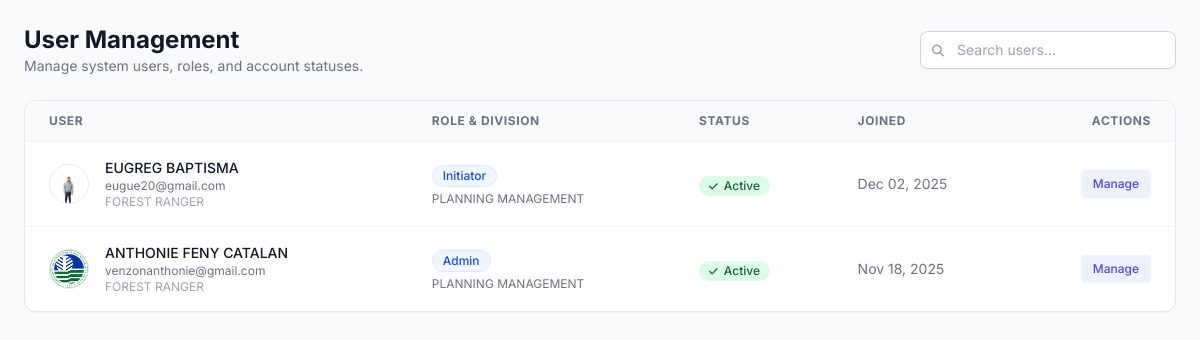
The page /admin_users.php (signed in) on the database its author committed.
### tables this page shows
CREATE TABLE `users` (
  `user_id` int(11) NOT NULL,
  `email` varchar(255) NOT NULL,
  `password_hash` varchar(255) NOT NULL,
  `first_name` varchar(100) NOT NULL,
  `middle_name` varchar(100) DEFAULT NULL,
  `last_name` varchar(100) NOT NULL,
  `suffix` varchar(20) DEFAULT NULL,
  `position` varchar(100) DEFAULT NULL,
  `designation` varchar(100) DEFAULT NULL,
  `division` varchar(100) DEFAULT NULL,
  `sex` enum('Male','Female','Other','Prefer not to say') DEFAULT NULL,
  `contact_number` varchar(50) DEFAULT NULL,
  `role` enum('Initiator','Section Chief','Division Chief','ARD','RED','Records Office','Admin') NOT NULL DEFAULT 'Initiator',
  `status` enum('pending','active','disabled') NOT NULL DEFAULT 'pending',
  `verification_token` varchar(255) DEFAULT NULL,
  `token_expiry` datetime DEFAULT NULL,
  `reset_token` varchar(255) DEFAULT NULL,
  `reset_token_expiry` datetime DEFAULT NULL,
  `created_at` timestamp NOT NULL DEFAULT current_timestamp(),
  `otos_userlink` int(11) NOT NULL,
  `profile_picture_path` varchar(255) DEFAULT NULL
);

### admin_users.php (the view, shortened to what this page needs)
<?php
require_once 'db.php';
$search = isset($_GET['search']) ? trim($_GET['search']) : '';
$users = [];
$sql = "SELECT user_id, first_name, last_name, email, role, status, division, position, created_at, profile_picture_path
        FROM users WHERE 1=1";
$sql .= " ORDER BY created_at DESC";
$stmt = $conn->prepare($sql);
$stmt->execute();
$result = $stmt->get_result();
while ($row = $result->fetch_assoc()) {
    $users[] = $row;
}
?>
<!DOCTYPE html>
<html lang="en">
<head>
    <script src="https://cdn.tailwindcss.com"></script>
    <link rel="stylesheet" href="https://cdnjs.cloudflare.com/ajax/libs/font-awesome/6.4.0/css/all.min.css">
</head>
<body class="text-gray-800 p-6">
    <div class="flex flex-col sm:flex-row sm:items-center sm:justify-between mb-6 gap-4">
        <div>
            <h1 class="text-2xl font-bold text-gray-900">User Management</h1>
            <p class="text-sm text-gray-500">Manage system users, roles, and account statuses.</p>
        </div>
        <div class="flex items-center gap-2">
            <form action="" method="GET" class="relative">
                <input type="text" name="search" value="<?php echo htmlspecialchars($search); ?>"
                       placeholder="Search users..."
                       class="pl-9 pr-4 py-2 border border-gray-300 rounded-lg text-sm focus:ring-indigo-500 focus:border-indigo-500 w-64 shadow-sm">
                <i class="fas fa-search absolute left-3 top-3 text-gray-400 text-xs"></i>
            </form>
        </div>
    </div>
    <div class="bg-white rounded-xl shadow-sm border border-gray-200 overflow-hidden">
        <div class="overflow-x-auto">
            <table class="w-full text-left border-collapse">
                <thead>
                    <tr class="bg-gray-50 border-b border-gray-100 text-xs font-semibold text-gray-500 uppercase tracking-wider">
                        <th class="px-6 py-3">User</th>
                        <th class="px-6 py-3">Role & Division</th>
                        <th class="px-6 py-3">Status</th>
                        <th class="px-6 py-3">Joined</th>
                        <th class="px-6 py-3 text-right">Actions</th>
                    </tr>
                </thead>
                <tbody class="divide-y divide-gray-100">
                    <?php if (count($users) > 0): ?>
                        <?php foreach ($users as $u): ?>
                            <tr class="hover:bg-gray-50 transition-colors">
                                <td class="px-6 py-4">
                                    <div class="flex items-center">
                                        <?php if (!empty($u['profile_picture_path']) && file_exists($u['profile_picture_path'])): ?>
                                            <img class="h-10 w-10 rounded-full object-cover border border-gray-200" src="<?php echo htmlspecialchars($u['profile_picture_path']); ?>" alt="">
                                        <?php else: ?>
                                            <div class="h-10 w-10 rounded-full bg-indigo-100 text-indigo-600 flex items-center justify-center font-bold text-sm">
                                                <?php echo get_initials($u['first_name'], $u['last_name']); ?>
                                            </div>
                                        <?php endif; ?>
                                        <div class="ml-4">
                                            <div class="text-sm font-medium text-gray-900"><?php echo htmlspecialchars($u['first_name'] . ' ' . $u['last_name']); ?></div>
                                            <div class="text-xs text-gray-500"><?php echo htmlspecialchars($u['email']); ?></div>
                                            <div class="text-xs text-gray-400"><?php echo htmlspecialchars($u['position']); ?></div>
                                        </div>
                                    </div>
                                </td>
                                <td class="px-6 py-4">
                                    <span class="inline-flex items-center px-2.5 py-0.5 rounded-full text-xs font-medium bg-blue-50 text-blue-700 border border-blue-100 mb-1">
                                        <?php echo htmlspecialchars($u['role']); ?>
                                    </span>
                                    <div class="text-xs text-gray-500"><?php echo htmlspecialchars($u['division']); ?></div>
                                </td>
                                <td class="px-6 py-4">
                                    <?php
                                        $statusClass = 'status-' . strtolower($u['status']);
                                        $statusIcon = match($u['status']) {
                                            'active' => 'fa-check',
                                            'pending' => 'fa-clock',
                                            'disabled' => 'fa-ban',
                                            default => 'fa-circle'
                                        };
                                    ?>
                                    <span class="inline-flex items-center gap-1.5 px-2.5 py-0.5 rounded-full text-xs font-medium <?php echo $statusClass; ?>">
                                        <i class="fas <?php echo $statusIcon; ?> text-[10px]"></i>
                                        <?php echo ucfirst(htmlspecialchars($u['status'])); ?>
                                    </span>
                                </td>
                                <td class="px-6 py-4 text-sm text-gray-500">
                                    <?php echo date('M d, Y', strtotime($u['created_at'])); ?>
                                </td>
                                <td class="px-6 py-4 text-right">
                                    <button onclick='openEditModal(<?php echo json_encode($u); ?>)' class="text-indigo-600 hover:text-indigo-900 font-medium text-xs bg-indigo-50 hover:bg-indigo-100 px-3 py-1.5 rounded transition-colors">
                                        Manage
                                    </button>
                                </td>
                            </tr>
                        <?php endforeach; ?>
                    <?php endif; ?>
                </tbody>
            </table>
        </div>
        </div>
</body>
</html>

### admin_users.php (style rules this page uses)
body { font-family: 'Inter', sans-serif; background-color: #f9fafb; }
.status-active { background-color: #dcfce7; color: #166534; }

### rows shown on the page
users: profile_picture_path (picture), first_name+last_name "EUGREG BAPTISMA", email "eugue20@gmail.com", position "FOREST RANGER", role "Initiator", division "PLANNING MANAGEMENT", status "Active", created_at "Dec 02, 2025"
users: profile_picture_path (picture), first_name+last_name "ANTHONIE FENY CATALAN", email "venzonanthonie@gmail.com", position "FOREST RANGER", role "Admin", division "PLANNING MANAGEMENT", status "Active", created_at "Nov 18, 2025"
